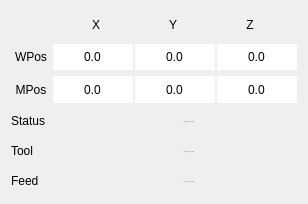
<?xml version="1.0" encoding="UTF-8"?>
<ui version="4.0">
 <class>StateForm</class>
 <widget class="QWidget" name="StateForm">
  <property name="windowModality">
   <enum>Qt::NonModal</enum>
  </property>
  <property name="geometry">
   <rect>
    <x>0</x>
    <y>0</y>
    <width>306</width>
    <height>204</height>
   </rect>
  </property>
  <property name="sizePolicy">
   <sizepolicy hsizetype="Fixed" vsizetype="Minimum">
    <horstretch>0</horstretch>
    <verstretch>0</verstretch>
   </sizepolicy>
  </property>
  <property name="windowTitle">
   <string>Form</string>
  </property>
  <layout class="QVBoxLayout" name="verticalLayout">
   <item>
    <layout class="QHBoxLayout" name="horizontalLayout" stretch="0,1,1,1">
     <property name="spacing">
      <number>2</number>
     </property>
     <property name="sizeConstraint">
      <enum>QLayout::SetMinimumSize</enum>
     </property>
     <item>
      <spacer name="horizontalSpacer">
       <property name="orientation">
        <enum>Qt::Horizontal</enum>
       </property>
       <property name="sizeType">
        <enum>QSizePolicy::Fixed</enum>
       </property>
       <property name="sizeHint" stdset="0">
        <size>
         <width>40</width>
         <height>20</height>
        </size>
       </property>
      </spacer>
     </item>
     <item>
      <widget class="QLabel" name="xLabel">
       <property name="sizePolicy">
        <sizepolicy hsizetype="Fixed" vsizetype="Preferred">
         <horstretch>0</horstretch>
         <verstretch>0</verstretch>
        </sizepolicy>
       </property>
       <property name="minimumSize">
        <size>
         <width>80</width>
         <height>24</height>
        </size>
       </property>
       <property name="maximumSize">
        <size>
         <width>60</width>
         <height>16777215</height>
        </size>
       </property>
       <property name="baseSize">
        <size>
         <width>60</width>
         <height>0</height>
        </size>
       </property>
       <property name="text">
        <string>X</string>
       </property>
       <property name="alignment">
        <set>Qt::AlignCenter</set>
       </property>
      </widget>
     </item>
     <item>
      <widget class="QLabel" name="yLabel">
       <property name="sizePolicy">
        <sizepolicy hsizetype="Fixed" vsizetype="Preferred">
         <horstretch>0</horstretch>
         <verstretch>0</verstretch>
        </sizepolicy>
       </property>
       <property name="minimumSize">
        <size>
         <width>60</width>
         <height>24</height>
        </size>
       </property>
       <property name="maximumSize">
        <size>
         <width>60</width>
         <height>16777215</height>
        </size>
       </property>
       <property name="baseSize">
        <size>
         <width>60</width>
         <height>0</height>
        </size>
       </property>
       <property name="text">
        <string>Y</string>
       </property>
       <property name="alignment">
        <set>Qt::AlignCenter</set>
       </property>
      </widget>
     </item>
     <item>
      <widget class="QLabel" name="zLabel">
       <property name="sizePolicy">
        <sizepolicy hsizetype="Fixed" vsizetype="Preferred">
         <horstretch>0</horstretch>
         <verstretch>0</verstretch>
        </sizepolicy>
       </property>
       <property name="minimumSize">
        <size>
         <width>80</width>
         <height>24</height>
        </size>
       </property>
       <property name="maximumSize">
        <size>
         <width>80</width>
         <height>16777215</height>
        </size>
       </property>
       <property name="baseSize">
        <size>
         <width>60</width>
         <height>0</height>
        </size>
       </property>
       <property name="text">
        <string>Z</string>
       </property>
       <property name="alignment">
        <set>Qt::AlignCenter</set>
       </property>
      </widget>
     </item>
    </layout>
   </item>
   <item>
    <layout class="QHBoxLayout" name="horizontalLayout_2" stretch="0,1,1,1">
     <property name="spacing">
      <number>2</number>
     </property>
     <property name="sizeConstraint">
      <enum>QLayout::SetMinimumSize</enum>
     </property>
     <item>
      <widget class="QLabel" name="wLabel">
       <property name="sizePolicy">
        <sizepolicy hsizetype="Preferred" vsizetype="Preferred">
         <horstretch>0</horstretch>
         <verstretch>0</verstretch>
        </sizepolicy>
       </property>
       <property name="minimumSize">
        <size>
         <width>40</width>
         <height>0</height>
        </size>
       </property>
       <property name="maximumSize">
        <size>
         <width>40</width>
         <height>16777215</height>
        </size>
       </property>
       <property name="baseSize">
        <size>
         <width>40</width>
         <height>0</height>
        </size>
       </property>
       <property name="text">
        <string>WPos</string>
       </property>
       <property name="scaledContents">
        <bool>true</bool>
       </property>
       <property name="alignment">
        <set>Qt::AlignCenter</set>
       </property>
      </widget>
     </item>
     <item>
      <widget class="QLineEdit" name="txtWPosX">
       <property name="sizePolicy">
        <sizepolicy hsizetype="Fixed" vsizetype="Preferred">
         <horstretch>0</horstretch>
         <verstretch>0</verstretch>
        </sizepolicy>
       </property>
       <property name="minimumSize">
        <size>
         <width>80</width>
         <height>24</height>
        </size>
       </property>
       <property name="maximumSize">
        <size>
         <width>60</width>
         <height>16777215</height>
        </size>
       </property>
       <property name="baseSize">
        <size>
         <width>60</width>
         <height>0</height>
        </size>
       </property>
       <property name="cursor">
        <cursorShape>ArrowCursor</cursorShape>
       </property>
       <property name="toolTip">
        <string>X</string>
       </property>
       <property name="text">
        <string>0.0</string>
       </property>
       <property name="frame">
        <bool>false</bool>
       </property>
       <property name="alignment">
        <set>Qt::AlignCenter</set>
       </property>
       <property name="readOnly">
        <bool>true</bool>
       </property>
      </widget>
     </item>
     <item>
      <widget class="QLineEdit" name="txtWPosY">
       <property name="sizePolicy">
        <sizepolicy hsizetype="Fixed" vsizetype="Preferred">
         <horstretch>0</horstretch>
         <verstretch>0</verstretch>
        </sizepolicy>
       </property>
       <property name="minimumSize">
        <size>
         <width>80</width>
         <height>24</height>
        </size>
       </property>
       <property name="maximumSize">
        <size>
         <width>60</width>
         <height>16777215</height>
        </size>
       </property>
       <property name="baseSize">
        <size>
         <width>60</width>
         <height>0</height>
        </size>
       </property>
       <property name="cursor">
        <cursorShape>ArrowCursor</cursorShape>
       </property>
       <property name="toolTip">
        <string>Y</string>
       </property>
       <property name="text">
        <string>0.0</string>
       </property>
       <property name="frame">
        <bool>false</bool>
       </property>
       <property name="alignment">
        <set>Qt::AlignCenter</set>
       </property>
       <property name="readOnly">
        <bool>true</bool>
       </property>
      </widget>
     </item>
     <item>
      <widget class="QLineEdit" name="txtWPosZ">
       <property name="sizePolicy">
        <sizepolicy hsizetype="Fixed" vsizetype="Preferred">
         <horstretch>0</horstretch>
         <verstretch>0</verstretch>
        </sizepolicy>
       </property>
       <property name="minimumSize">
        <size>
         <width>80</width>
         <height>24</height>
        </size>
       </property>
       <property name="maximumSize">
        <size>
         <width>60</width>
         <height>16777215</height>
        </size>
       </property>
       <property name="baseSize">
        <size>
         <width>60</width>
         <height>0</height>
        </size>
       </property>
       <property name="cursor">
        <cursorShape>ArrowCursor</cursorShape>
       </property>
       <property name="toolTip">
        <string>Z</string>
       </property>
       <property name="text">
        <string>0.0</string>
       </property>
       <property name="frame">
        <bool>false</bool>
       </property>
       <property name="alignment">
        <set>Qt::AlignCenter</set>
       </property>
       <property name="readOnly">
        <bool>true</bool>
       </property>
      </widget>
     </item>
    </layout>
   </item>
   <item>
    <layout class="QHBoxLayout" name="horizontalLayout_3" stretch="0,1,1,1">
     <property name="spacing">
      <number>2</number>
     </property>
     <property name="sizeConstraint">
      <enum>QLayout::SetMinimumSize</enum>
     </property>
     <property name="bottomMargin">
      <number>0</number>
     </property>
     <item>
      <widget class="QLabel" name="mLabel">
       <property name="sizePolicy">
        <sizepolicy hsizetype="Fixed" vsizetype="Preferred">
         <horstretch>0</horstretch>
         <verstretch>0</verstretch>
        </sizepolicy>
       </property>
       <property name="minimumSize">
        <size>
         <width>40</width>
         <height>0</height>
        </size>
       </property>
       <property name="maximumSize">
        <size>
         <width>40</width>
         <height>16777215</height>
        </size>
       </property>
       <property name="baseSize">
        <size>
         <width>40</width>
         <height>0</height>
        </size>
       </property>
       <property name="text">
        <string>MPos</string>
       </property>
       <property name="alignment">
        <set>Qt::AlignCenter</set>
       </property>
      </widget>
     </item>
     <item>
      <widget class="QLineEdit" name="txtMPosX">
       <property name="sizePolicy">
        <sizepolicy hsizetype="Fixed" vsizetype="Preferred">
         <horstretch>0</horstretch>
         <verstretch>0</verstretch>
        </sizepolicy>
       </property>
       <property name="minimumSize">
        <size>
         <width>80</width>
         <height>24</height>
        </size>
       </property>
       <property name="maximumSize">
        <size>
         <width>60</width>
         <height>16777215</height>
        </size>
       </property>
       <property name="baseSize">
        <size>
         <width>60</width>
         <height>0</height>
        </size>
       </property>
       <property name="cursor">
        <cursorShape>ArrowCursor</cursorShape>
       </property>
       <property name="toolTip">
        <string>X</string>
       </property>
       <property name="text">
        <string>0.0</string>
       </property>
       <property name="frame">
        <bool>false</bool>
       </property>
       <property name="alignment">
        <set>Qt::AlignCenter</set>
       </property>
       <property name="readOnly">
        <bool>true</bool>
       </property>
      </widget>
     </item>
     <item>
      <widget class="QLineEdit" name="txtMPosY">
       <property name="sizePolicy">
        <sizepolicy hsizetype="Fixed" vsizetype="Preferred">
         <horstretch>0</horstretch>
         <verstretch>0</verstretch>
        </sizepolicy>
       </property>
       <property name="minimumSize">
        <size>
         <width>80</width>
         <height>24</height>
        </size>
       </property>
       <property name="maximumSize">
        <size>
         <width>60</width>
         <height>16777215</height>
        </size>
       </property>
       <property name="baseSize">
        <size>
         <width>60</width>
         <height>0</height>
        </size>
       </property>
       <property name="cursor">
        <cursorShape>ArrowCursor</cursorShape>
       </property>
       <property name="toolTip">
        <string>Y</string>
       </property>
       <property name="text">
        <string>0.0</string>
       </property>
       <property name="frame">
        <bool>false</bool>
       </property>
       <property name="alignment">
        <set>Qt::AlignCenter</set>
       </property>
       <property name="readOnly">
        <bool>true</bool>
       </property>
      </widget>
     </item>
     <item>
      <widget class="QLineEdit" name="txtMPosZ">
       <property name="sizePolicy">
        <sizepolicy hsizetype="Fixed" vsizetype="Preferred">
         <horstretch>0</horstretch>
         <verstretch>0</verstretch>
        </sizepolicy>
       </property>
       <property name="minimumSize">
        <size>
         <width>80</width>
         <height>24</height>
        </size>
       </property>
       <property name="maximumSize">
        <size>
         <width>60</width>
         <height>16777215</height>
        </size>
       </property>
       <property name="baseSize">
        <size>
         <width>60</width>
         <height>0</height>
        </size>
       </property>
       <property name="cursor">
        <cursorShape>ArrowCursor</cursorShape>
       </property>
       <property name="toolTip">
        <string>Z</string>
       </property>
       <property name="text">
        <string>0.0</string>
       </property>
       <property name="frame">
        <bool>false</bool>
       </property>
       <property name="alignment">
        <set>Qt::AlignCenter</set>
       </property>
       <property name="readOnly">
        <bool>true</bool>
       </property>
      </widget>
     </item>
    </layout>
   </item>
   <item>
    <layout class="QHBoxLayout" name="horizontalLayout_4" stretch="1,3">
     <property name="spacing">
      <number>0</number>
     </property>
     <item>
      <widget class="QLabel" name="label">
       <property name="text">
        <string>Status</string>
       </property>
      </widget>
     </item>
     <item>
      <widget class="QLineEdit" name="statusText">
       <property name="enabled">
        <bool>false</bool>
       </property>
       <property name="sizePolicy">
        <sizepolicy hsizetype="Expanding" vsizetype="Fixed">
         <horstretch>0</horstretch>
         <verstretch>0</verstretch>
        </sizepolicy>
       </property>
       <property name="minimumSize">
        <size>
         <width>30</width>
         <height>24</height>
        </size>
       </property>
       <property name="maximumSize">
        <size>
         <width>16777215</width>
         <height>16777215</height>
        </size>
       </property>
       <property name="baseSize">
        <size>
         <width>60</width>
         <height>0</height>
        </size>
       </property>
       <property name="cursor">
        <cursorShape>ArrowCursor</cursorShape>
       </property>
       <property name="mouseTracking">
        <bool>false</bool>
       </property>
       <property name="text">
        <string>---</string>
       </property>
       <property name="frame">
        <bool>false</bool>
       </property>
       <property name="alignment">
        <set>Qt::AlignCenter</set>
       </property>
       <property name="readOnly">
        <bool>true</bool>
       </property>
       <property name="placeholderText">
        <string>Status</string>
       </property>
       <property name="status" stdset="0">
        <string/>
       </property>
      </widget>
     </item>
    </layout>
   </item>
   <item>
    <layout class="QHBoxLayout" name="horizontalLayout_5" stretch="1,3">
     <property name="spacing">
      <number>0</number>
     </property>
     <item>
      <widget class="QLabel" name="label_2">
       <property name="text">
        <string>Tool</string>
       </property>
      </widget>
     </item>
     <item>
      <widget class="QLineEdit" name="toolText">
       <property name="enabled">
        <bool>false</bool>
       </property>
       <property name="minimumSize">
        <size>
         <width>0</width>
         <height>24</height>
        </size>
       </property>
       <property name="text">
        <string>---</string>
       </property>
       <property name="frame">
        <bool>false</bool>
       </property>
       <property name="alignment">
        <set>Qt::AlignCenter</set>
       </property>
       <property name="readOnly">
        <bool>true</bool>
       </property>
      </widget>
     </item>
    </layout>
   </item>
   <item>
    <layout class="QHBoxLayout" name="horizontalLayout_6" stretch="1,3">
     <property name="spacing">
      <number>0</number>
     </property>
     <item>
      <widget class="QLabel" name="label_3">
       <property name="text">
        <string>Feed</string>
       </property>
      </widget>
     </item>
     <item>
      <widget class="QLineEdit" name="feedText">
       <property name="enabled">
        <bool>false</bool>
       </property>
       <property name="minimumSize">
        <size>
         <width>0</width>
         <height>24</height>
        </size>
       </property>
       <property name="text">
        <string>---</string>
       </property>
       <property name="frame">
        <bool>false</bool>
       </property>
       <property name="alignment">
        <set>Qt::AlignCenter</set>
       </property>
       <property name="readOnly">
        <bool>true</bool>
       </property>
      </widget>
     </item>
    </layout>
   </item>
  </layout>
 </widget>
 <resources/>
 <connections/>
</ui>
